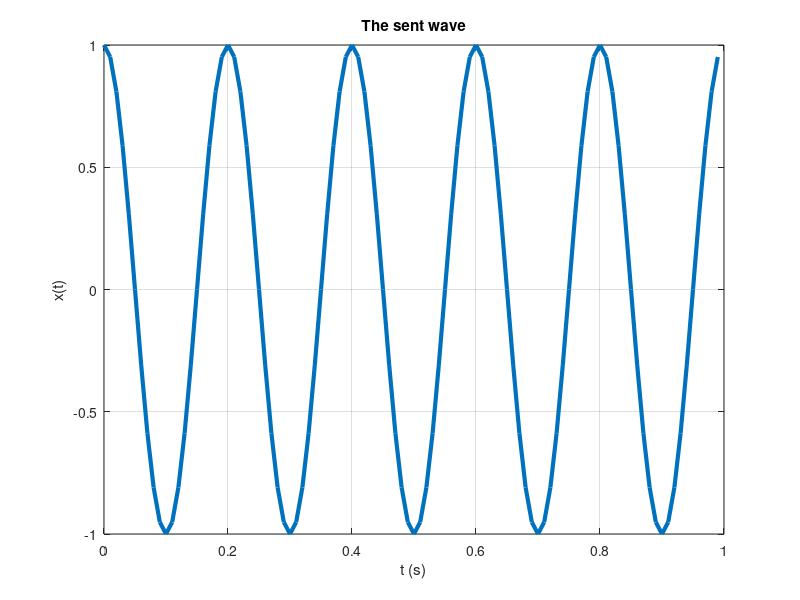
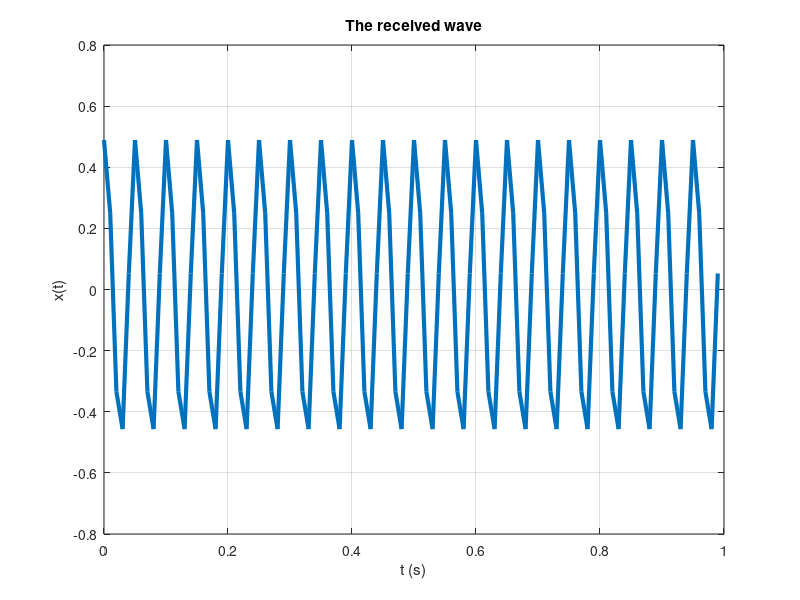

Reproduce these figures in MATLAB, in order. (Note: this script raises an error after producing the figures.)
t_start = 0;
t_end = 1;
fc = 5;
fs = 100;

t = t_start: 1/fs: t_end-1/fs;
x_sent = cos(2 * pi * fc * t);

figure;
plot(t, x_sent, 'LineWidth', 3);
title("The sent wave")
ylabel("x(t)")
xlabel("t (s)")
grid on

R = 250 * 1000;
v = 180 / 3.6;
beta = 0.3;
alpha = 0.5;

fd = beta * v;
C = 3e8;
P = 2 / C;

td =  P * R;

x_received = alpha * cos(2 * pi * (fd + fc)*(t - td));

figure;
plot(t, x_received, 'LineWidth', 3);
title("The received wave")
ylabel("x(t)")
xlabel("t (s)")
grid on

[fd_derived, td_derived] = find_fd_td(x_received, fs, fc);

[v_derived, R_derived] = find_v_R(fd_derived, td_derived, beta);

fprintf("v derived: %f(km/h) R derived: %f(km)\n ", v_derived * 3.6, R_derived / 1000);

noise = randn(1, length(x_received));
stds = 0 : 0.02 : 2;
error_v = zeros(1, length(stds));
error_R = zeros(1, length(stds));
best_std_R = 0;
best_std_v = 0;
error_threshold = 0.1;


for i = 1 : length(stds)
    std = stds(i);
    x_received = alpha * cos(2 * pi * (fd + fc)*(t - td)) + std * noise;
    [fd_derived, td_derived] = find_fd_td(x_received, fs, fc);
    [v_derived, R_derived] = find_v_R(fd_derived, td_derived, beta);
    if (abs(v_derived - v) < error_threshold * v)
        best_std_v = std;
    end
    if (abs(R_derived - R) < error_threshold * R)
        best_std_R = std;
    end
    error_v(i) = abs(v_derived - v) * 3.6;
    error_R(i) = abs(R_derived - R) / 1000;
end

mean_error_v = sum(error_v) / length(stds);
mean_error_R = sum(error_R) / length(stds);
fprintf("mean error v: %f(km/h) mean error R: %f(km)\n ", mean_error_v, mean_error_R);
fprintf("best std v: %f best std R: %f\n ", best_std_v, best_std_R);

figure;
plot(stds, error_v, 'LineWidth', 2);
hold on
plot(stds, error_R, 'LineWidth', 2);
title("Error vs std")
ylabel("error")
xlabel("std")
legend("error v", "error R")


